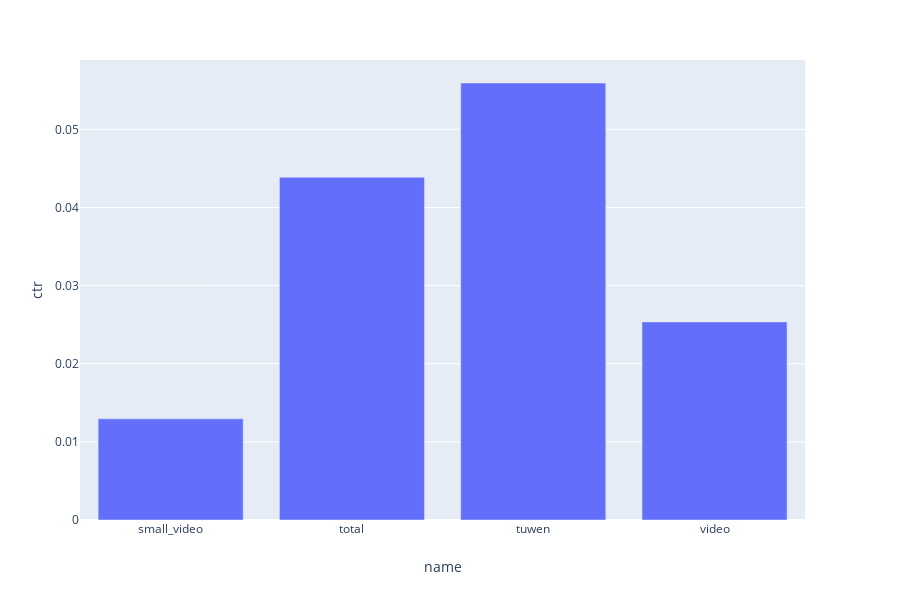

Notebook code cell kept with this figure:
### Code cell
import plotly.express as px
px.bar(ndf2[ndf2.abtest==16][ndf2.data_obj=='quality_recommend']\
       .groupby(['name']).head(1).groupby(['name'], as_index=False).mean(),
    x='name', y='ctr')

### Figure 1 — Plotly figure (JSON) as saved in the notebook; plotly's stock layout.template omitted (floating-point values rounded to 4 significant figures)
{"data": [{"alignmentgroup": "True", "hoverlabel": {"namelength": 0}, "hovertemplate": "name=%{x}<br>ctr=%{y}", "legendgroup": "", "marker": {"color": "#636efa"}, "name": "", "offsetgroup": "", "orientation": "v", "showlegend": false, "textposition": "auto", "type": "bar", "x": ["small_video", "total", "tuwen", "video"], "xaxis": "x", "y": [0.01295, 0.04387, 0.05593, 0.02535], "yaxis": "y"}], "layout": {"barmode": "relative", "height": 600, "legend": {"tracegroupgap": 0}, "margin": {"t": 60}, "xaxis": {"anchor": "y", "domain": [0, 0.98], "title": {"text": "name"}}, "yaxis": {"anchor": "x", "domain": [0, 1], "title": {"text": "ctr"}}}}
